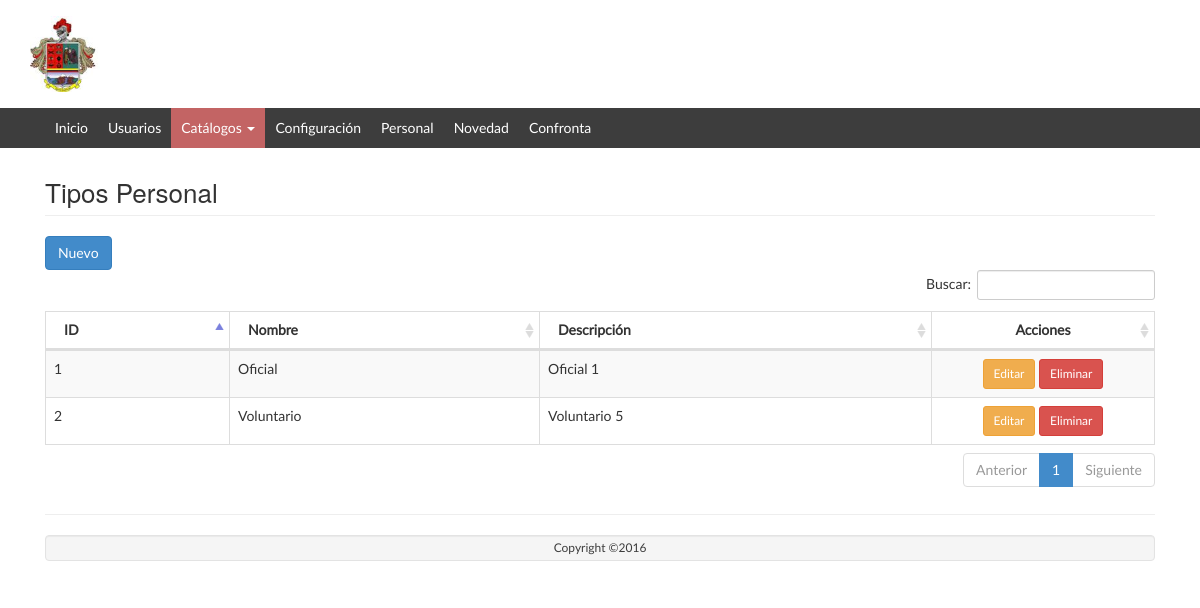
Page /Tipo/listar/ on the committed database.
### tables this page shows
CREATE TABLE `tipo_persona` (
  `id` int(11) NOT NULL AUTO_INCREMENT,
  `nombre` varchar(128) NOT NULL,
  `descripcion` varchar(256) NOT NULL,
  `activo` tinyint(4) NOT NULL DEFAULT '1',
  PRIMARY KEY (`id`)
);

### app/controllers/TipoController.php (called while the page is built, shortened)
<?php
require_once (PATH_MODELS . "/TipoModel.php");
class TipoController {
	public function listar() {
		$model = new TipoModel();
		$datos = $model->getlistadoTiposPersona();
		require_once PATH_VIEWS."/Tipo/view.list.php";
	}
}

### index.php (called while the page is built, shortened)
<?php
if(isset($_GET['action'])){
	$redirect = ($_GET['action']!='')?$_GET['action']:"listar";
}
$controller = new $controllerName();
$controller->$redirect();
?>

### public/views/Tipo/index.php (called while the page is built, shortened)
<?php
require_once("../../../index.php");
?>

### app/models/TipoModel.php (called while the page is built, shortened)
<?php
require_once(PATH_MODELS."/BaseModel.php");
class TipoModel {
	public function getlistadoTiposPersona(){
		$model = new BaseModel();
		$sql = "select * from tipo_persona where activo = 1";
		return $model->execSql($sql, array(),true);
	}
}

### app/models/BaseModel.php (called while the page is built, shortened)
<?php
class BaseModel
{
	private $pdo;
	private function openConexion(){
		try{
			$this->pdo = new PDO('mysql:host='.HOSTNAME_DATABASE.';dbname='.DATABASE.';charset=utf8', USERNAME, PASSWORD);
			$this->pdo->setAttribute(PDO::ATTR_ERRMODE, PDO::ERRMODE_EXCEPTION);
		}
		catch(Exception $e){
			die($e->getMessage());
		}
	}
	private function closeConexion(){
		$this->pdo =  null;
	}
	public function execSql($sql,$parameters, $list = false, $obtainId = false){
		try	{
			$stm = $this->pdo->prepare($sql);
			$stm->execute($parameters);
			if($obtainId){
				$result = $this->pdo->lastInsertId();
			} else {
				if($list){
					$result = $stm->fetchAll(PDO::FETCH_OBJ);
				} else {
					$result = $stm->fetch(PDO::FETCH_OBJ);
				}
			}
		}catch(Exception $e){
			die($e->getMessage());
		}
		return $result;
	}
}

### public/views/Tipo/view.list.php (the view, shortened to what this page needs)
<?php include_once PATH_TEMPLATE.'/header.php';?>
<div class="row">
	<div class="col-lg-12">
    	<h1 class="page-header">Tipos Personal</h1>
   	</div>
</div>
<div class="row">
	<div class="col-lg-12">
		<button class="btn btn-primary" id="modalOpen">
			<i class="glyphicon glyphicon-plus"></i> Nuevo
		</button>
	</div>
	<table class="table table-striped table-bordered table-hover" id="dataTables-example">
    <thead>
	    <tr>
	    	<th>ID</th>
		    <th>Nombre</th>
		    <th>Descripción</th>
		    <th style="text-align: center; width: 20%">Acciones</th>
	    </tr>
    </thead>
    <tbody>
    	<?php foreach ($datos as $item) {
    		echo "<tr><td>".$item->id."</td>";
    		echo "<td>".$item->nombre."</td>";
    		echo "<td>".$item->descripcion."</td>";
    		echo "<td align='center'><a href='javascript: loadModal(".$item->id.")' class='btn btn-warning btn-sm' title='Editar' >Editar</a>
					  <a href='javascript:if(confirm(\"Está seguro que desea eliminar el elemento seleccionado?\")){redirect(".$item->id.");}' class='btn btn-danger btn-sm' title='Eliminar'>Eliminar</a></td>";
    	}?>
    </tbody>
    </table>
</div>
<?php include_once PATH_TEMPLATE.'/footer.php';?>
<link href="<?php echo PATH_CSS; ?>/dataTables.bootstrap.css" rel="stylesheet">
<link href="<?php echo PATH_CSS; ?>/bootstrapValidator.min.css" rel="stylesheet">
</body>
</html>

### public/web/css/style.css (style rules this page uses)
body { overflow-x: hidden!important; font-family: 'Lato', sans-serif; -webkit-font-smoothing: antialiased; min-height: 100%; background: #ffffff; }
.row { margin-left: 0; margin-right: 0; }
.page-header { font-size: 26px; margin: 10px 0 20px; }

### rows in the picture
tipo_persona: id "1", nombre "Oficial", descripcion "Oficial 1"
tipo_persona: id "2", nombre "Voluntario", descripcion "Voluntario 5"
